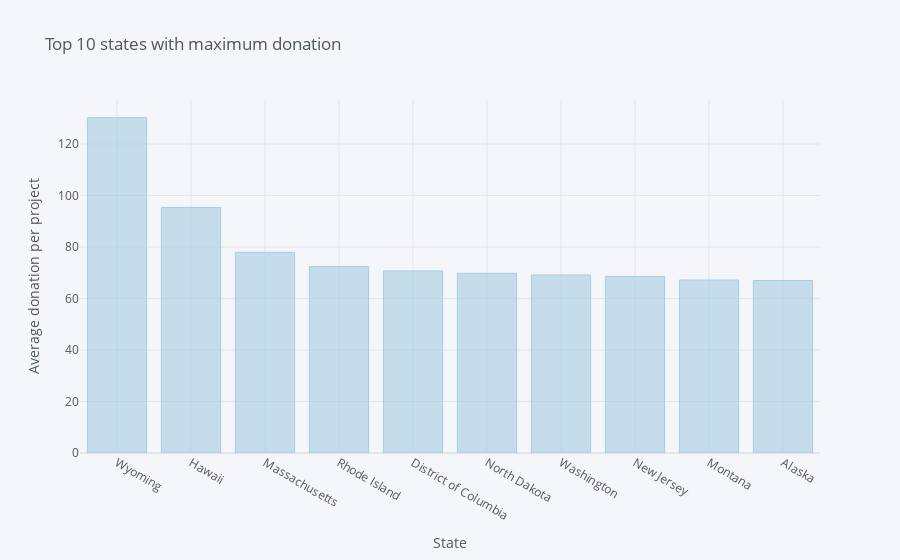

The code cell stored with this chart in its notebook:
### Code cell
s2.iplot(kind='bar', xTitle= 'State',yTitle= 'Average donation per project', 
         title= 'Top 10 states with maximum donation', colorscale='paired' )

### Figure 1 — Plotly figure (JSON) as saved in the notebook; plotly's stock layout.template omitted (floating-point values rounded to 4 significant figures)
{"data": [{"marker": {"color": "rgba(166, 206, 227, 0.6)", "line": {"color": "rgba(166, 206, 227, 1.0)", "width": 1}}, "name": "Donation Amount", "orientation": "v", "text": "", "type": "bar", "x": ["Wyoming", "Hawaii", "Massachusetts", "Rhode Island", "District of Columbia", "North Dakota", "Washington", "New Jersey", "Montana", "Alaska"], "y": [130.2, 95.36, 77.93, 72.43, 70.69, 69.78, 69.16, 68.59, 67.19, 66.99]}], "layout": {"legend": {"bgcolor": "#F5F6F9", "font": {"color": "#4D5663"}}, "paper_bgcolor": "#F5F6F9", "plot_bgcolor": "#F5F6F9", "title": {"font": {"color": "#4D5663"}, "text": "Top 10 states with maximum donation"}, "xaxis": {"gridcolor": "#E1E5ED", "showgrid": true, "tickfont": {"color": "#4D5663"}, "title": {"font": {"color": "#4D5663"}, "text": "State"}, "zerolinecolor": "#E1E5ED"}, "yaxis": {"gridcolor": "#E1E5ED", "showgrid": true, "tickfont": {"color": "#4D5663"}, "title": {"font": {"color": "#4D5663"}, "text": "Average donation per project"}, "zerolinecolor": "#E1E5ED"}}}
